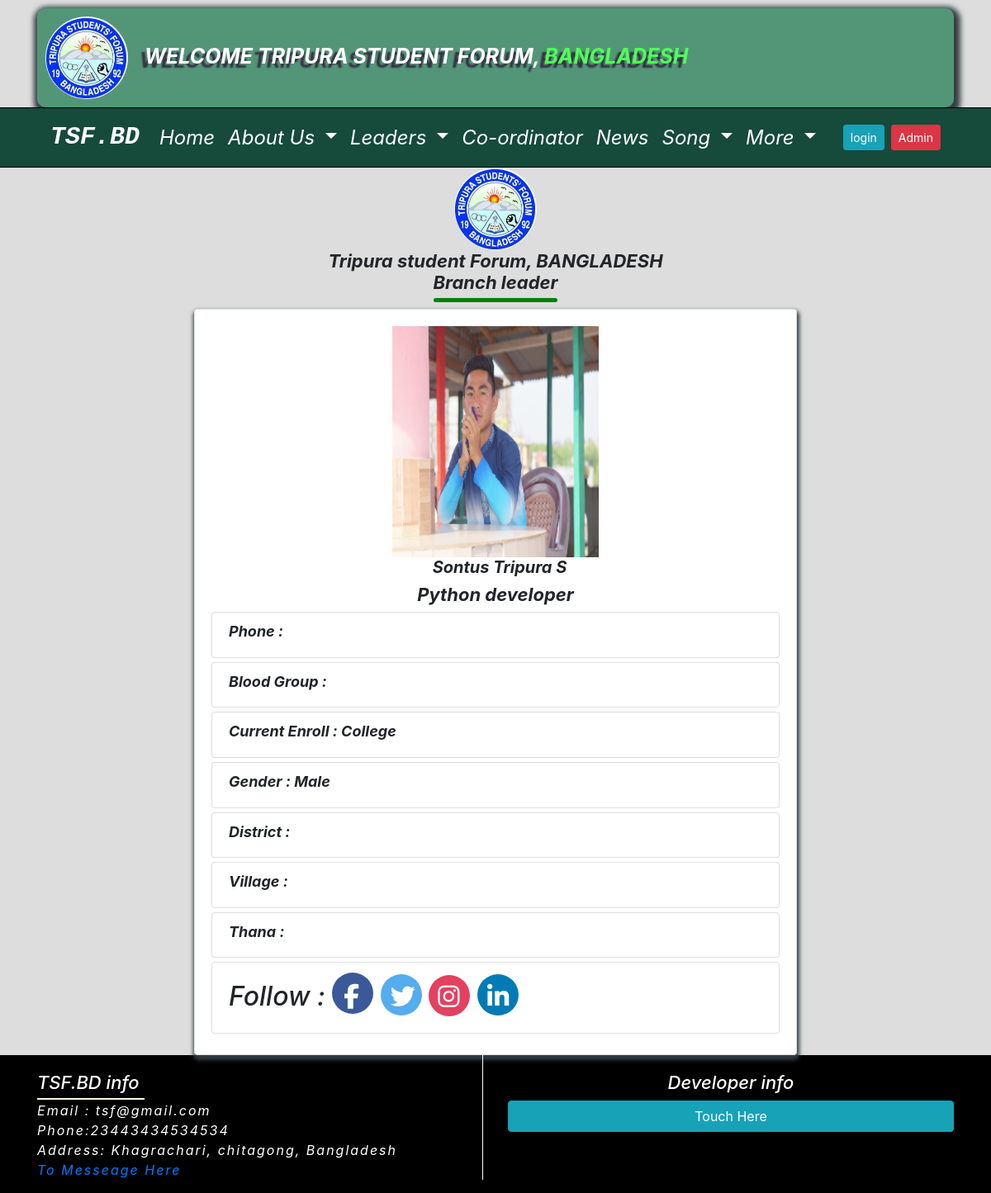
The page /branch/7/leader on the database its author committed.
### Home_app/models.py (models this page shows, shortened)
class TsfAboutSetting(models.Model):
    tsf_logo = models.ImageField(upload_to='tsf_logo', blank=True)
    tsf_greeting = models.CharField(max_length=255, blank=True)
    country = models.CharField(max_length=255, blank=True)
    tsf_phone = models.CharField(max_length=255, blank=True)
    tsf_email = models.EmailField(max_length=255, blank=True)
    tsf_address = models.TextField(blank=True)
    tsf_about = models.TextField(blank=True)
    tsf_president_name = models.CharField(max_length=255, blank=True)
    tsf_president_photo = models.ImageField(upload_to='president_photo', blank=True)
    tsf_president_title = models.CharField(max_length=255, blank=True)
    tsf_secretary_name = models.CharField(max_length=255, blank=True)
    tsf_secretary_photo = models.ImageField(upload_to='secretary_photo', blank=True)
    tsf_secretary_title = models.CharField(max_length=255, blank=True)
    tsf_fb_link = models.URLField(max_length=255, blank=True)
    tsf_twitter_link = models.URLField(max_length=255, blank=True)
    tsf_instagram_link = models.URLField(max_length=255, blank=True)
    tsf_linkdin_link = models.URLField(max_length=255, blank=True)
    tsf_youtube_link = models.URLField(max_length=255, blank=True)
    developer_name = models.CharField(max_length=200)
    developer_address = models.CharField(max_length=250)
    developer_website = models.URLField(blank=True)
    developer_email = models.EmailField(blank=True)
    developer_fb = models.URLField(blank=True)
    developer_youtube = models.URLField(blank=True)
    developer_instagram = models.URLField(blank=True)
    developer_linkdin = models.URLField(blank=True)
    class Meta:
        verbose_name_plural = "TSF ABOUT"

### Leader_app/models.py (models this page shows, shortened)
class BranchMember(models.Model):
    STATUS = (
    ('University', 'University'),
    ('College', 'College'),
    ('School', 'School'),
    ('Job', 'Job'),
    ('Other', 'Other'),
    )
    memberbranch = models.ForeignKey(BranchYear, null=True, blank=True, on_delete=models.CASCADE)
    namebranch = models.ForeignKey(BranchName, null=True, blank=True, on_delete=models.CASCADE)
    photo = models.ImageField(upload_to='branchmember', blank=True)
    University = models.CharField(max_length=100, blank=True)
    name = models.CharField(max_length=50, blank=True)
    Posting = models.CharField(max_length=50, blank=True)
    blood_group = models.CharField(max_length=20, blank=True)
    phone = models.CharField(max_length=11, blank=True)
    gender = models.CharField(max_length=20, default="Male", choices=(("Male", "Male"), ("Female", "Female")))
    current_enroll = models.CharField(max_length=200, null=True, choices=STATUS)
    facebook = models.URLField(blank=True)
    twitter = models.URLField(blank=True)
    instagram = models.URLField(blank=True)
    linkdin = models.URLField(blank=True)
    class Meta:
        ordering = ('id',)
        verbose_name_plural = "Branch member"

### Leader_app/views.py (the view)
# urls.py: path('branch/<int:pk>/leader', views.branch_leader_details, name='branch_leader_details'),
def branch_leader_details(request, pk):
    about_inform = TsfAboutSetting.objects.get(id=1)
    Branchdetail = get_object_or_404(BranchMember, pk=pk)
    context = {'Branchdetail': Branchdetail, 'about_inform':about_inform}
    return render(request, 'Leader_app/branch_member_details.html', context)

### templates/Leader_app/branch_member_details.html (shortened to what this page needs)
{% extends 'home/base.html' %}
{% load static %}
{% block body %}
<div class="container">
  <div class="text-center">
<img src="{% static 'img/tsf.jpg' %}" alt="" class="tsf_logo"/ >
</div>
  <h1 class="tsf_name_title">Tripura student Forum, BANGLADESH <br> Branch leader</h1>
  <div class="row justify-content-center">
<div class="col-md-8">
  <div class="card central_leeader_detail_section">
    <div class="card-body">
<div class="text-center">
  <img src="{{Branchdetail.photo.url }}" alt="" class="img-fluid leader_profile_pic">
  <h2 class="leader_name">{{Branchdetail.name }}</h2>
  <h2 class="posting"> {{Branchdetail.Posting }}</h2>
</div>
<ul class="list-group list_group">
  <li class="list-group-item ">
    <h2 class="title_name">Phone : </h2>
  </li>
</ul>
<ul class="list-group list_group">
  <li class="list-group-item ">
    <h2 class="title_name">Blood Group : </h2>
  </li>
</ul>
<ul class="list-group list_group">
  <li class="list-group-item ">
    <h2 class="title_name">Current Enroll : <span class="name_of_profile">{{Branchdetail.current_enroll }}</span></h2>
  </li>
</ul>
<ul class="list-group list_group">
  <li class="list-group-item ">
    <h2 class="title_name">Gender : <span class="name_of_profile">{{ Branchdetail.gender }}</span></h2>
  </li>
</ul>
<ul class="list-group list_group">
  <li class="list-group-item ">
    <h2 class="title_name">District : </h2>
  </li>
</ul>
<ul class="list-group list_group">
  <li class="list-group-item ">
    <h2 class="title_name">Village : </h2>
  </li>
</ul>
<ul class="list-group list_group">
  <li class="list-group-item ">
    <h2 class="title_name">Thana : </h2>
  </li>
</ul>
<ul class="list-group list_group">
  <li class="list-group-item ">
    <h2 class="social_link"> Follow :
      <a href="{{Branchdetail.facebook}}"><i class="fab fa-facebook-f fbcolor"></i></a>
      <a href="{{ Branchdetail.twitter}}"><i class="fab fa-twitter twittercolor"></i></a>
      <a href="{{ Branchdetail.instagram}}"><i class="fab fa-instagram instagramcolor"></i></a>
       <a href="{{ Branchdetail.linkdin}}"><i class="fab fa-linkedin-in link-IN "></i></a>
    </h2>
  </li>
</ul>
</div>
</div>
</div>
  </div>
</div>
{% endblock %}

### templates/home/banner.html
{% load static %}
<section id="banner_section">
    <div class="container">
    <div class="logoheder">
      <div class="logo-section">
        <img src="{{about_inform.tsf_logo.url }}" alt=""  class=" rounded-circle logo"/>
      </div>
    <p class="logotext">{{ about_inform.tsf_greeting }}, <span class="countrytext">{{ about_inform.country }}</span></p>
    </div>
    </div>
    </section>

### templates/home/footer.html (shortened to what this page needs)
<div class="container">
    <div class="row">
       <div class="col-md-6">
   <div class="side_left">
    <ul class="footer_list">
      <h2 class="Tsf_info">TSF.BD info</h2>
       <li> Email : {{ about_inform.tsf_email }}</li>
       <li> Phone:{{ about_inform.tsf_phone }}</li>
       <li> Address: {{ about_inform.tsf_address }}</li>
       <li> <a href="{% url 'contact' %}">To Messeage Here</a></li>
     </ul>
   </div>
       </div>
       <div class="col-md-6">
<div class="footer_list">
  <h2 class="developer_title">Developer info</h2>
<button type="button" class="btn btn-info btn-block" data-toggle="modal" data-target="#exampleModalCenter">
Touch Here
</button>
</div>
            </div>
    </div>
</div>

### Home_app/static/css/home.css (style rules this page uses)
* { margin: 0; padding: 0; }
.logo { height:100px; width:100px; margin-left:10px; animation: rotatelogo 5s linear infinite ; }
.logoheder { height: 120px; margin-top:10px; background:#539677; box-shadow:2px 4px 6px 6px #333d42; border-radius:10px; padding-bottom:10px; padding-top:10px; }
.countrytext { color:#51ff58; font-weight:bold; font-style:italic; text-transform:uppercase; text-shadow:-6px 5px 2px #362e42; font-size: 25px; padding-top: 15px; }
.logotext { font-weight:bold; font-style:italic; color:#fff; text-transform:uppercase; text-shadow:-6px 5px 2px #362e42; font-size: 25px; padding-top: 30px; }
.logo-section { margin-right:20px; float: left; }
.fa-linkedin-in { background: #007bb5; color: white; }
.tsf_logo { height: 100px; width: 100px; border-radius: 50%; animation: logo 5s linear infinite; }
.tsf_name_title { text-align: center; font-size: 22px; font-style: italic; font-weight: bold; }
.tsf_name_title:after { content: ''; display: block; width: 150px; height: 5px; background: green; margin: 5px auto; border-radius: 10px; }

### Home_app/static/css/leader_app.css (style rules this page uses)
.central_leeader_detail_section { box-shadow:1px 4px 5px 2px #333d42 }
.list_group { margin-bottom: 5px; }
.leader_name { font-size: 20px; text-transform: capitalize; font-weight: bold; font-style: italic; margin-left: 10px; }
.leader_profile_pic { height: 280px; width: 250px; }
.posting { font-weight: bold; font-style: italic; font-size: 22px; }
.name_of_profile { font-weight: bold; font-style: italic; font-size: 18px; }
.title_name { font-weight: bold; font-style: italic; font-size: 18px; }
.social_link { font-style: italic; }
.instagramcolor { width: 50px; height: 50px; border-radius: 50px; align-items: center; padding: 11px; font-size: 30px; background:#E4405F; color: white; }
.link-IN { background: #007bb5; color: white; width: 50px; height: 50px; border-radius: 50px; align-items: center; padding: 12px; font-size: 30px; }
.twittercolor { width: 50px; height: 50px; border-radius: 50px; align-items: center; padding: 12px; font-size: 30px; background: #55ACEE; color: white; }
.fbcolor { width: 50px; height: 50px; border-radius: 50px; align-items: center; padding: 14px; font-size: 30px; background: #3B5998; color: white; }

### Home_app/static/css/profile_app.css (style rules this page uses)
.name_of_profile { font-weight: bold; font-style: italic; font-size: 18px; }
.title_name { font-weight: bold; font-style: italic; font-size: 18px; }
.social_link { font-style: italic; }
.instagramcolor { width: 50px; height: 50px; border-radius: 50px; align-items: center; padding: 11px; font-size: 30px; background:#E4405F; color: white; }
.link-IN { background: #007bb5; color: white; width: 50px; height: 50px; border-radius: 50px; align-items: center; padding: 12px; font-size: 30px; }
.twittercolor { width: 50px; height: 50px; border-radius: 50px; align-items: center; padding: 12px; font-size: 30px; background: #55ACEE; color: white; }
.fbcolor { width: 50px; height: 50px; border-radius: 50px; align-items: center; padding: 14px; font-size: 30px; background: #3B5998; color: white; }

### Home_app/static/css/footer.css (style rules this page uses)
.footer_list { padding-top: 20px; }
.side_left { border-right: 1px solid #fff; }
.footer_list li { font-size: 16px; letter-spacing: 2px; font-style: italic; list-style: none; color: #fff; }
.developer_title { text-align: center; color: #fff!important; font-size: 22px; font-style: italic; }
.Tsf_info { color: #fff; font-size: 22px; font-style: italic; position: relative; }
.Tsf_info::after { position: absolute; content: ''; height: 2px; width: 130px; display: block; margin-top: 5px; background: cornsilk; }

### rows shown on the page
TsfAboutSetting: tsf_logo (picture), tsf_greeting "WELCOME TRIPURA STUDENT FORUM", country "BANGLADESH", tsf_email "tsf@gmail.com", tsf_phone "23443434534534", tsf_address "Khagrachari, chitagong, Bangladesh"
BranchMember: photo (picture), name "Sontus Tripura S", Posting "Python developer", current_enroll "College", gender "Male"
